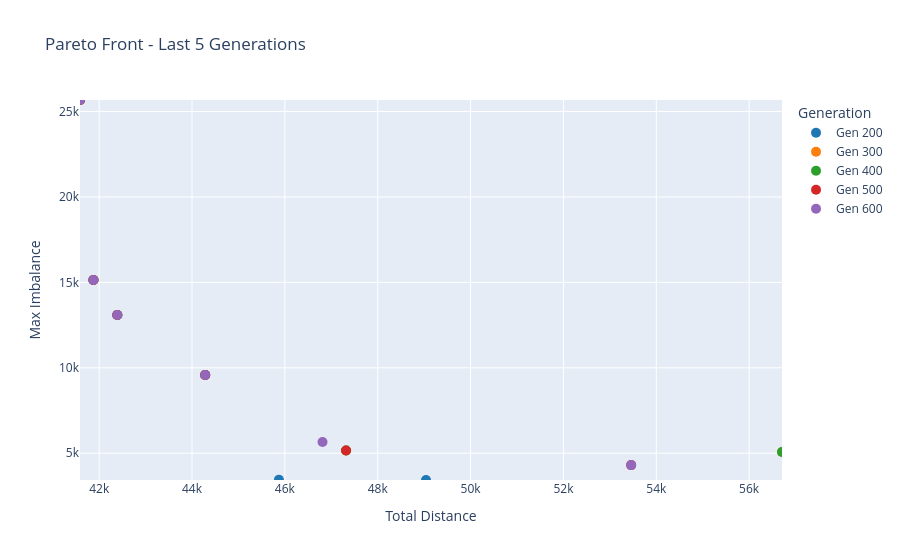

Source (notebook cell):
### Code cell
plot_last_generations(data_logger, n_last=5)

### Figure 1 — Plotly figure (JSON) as saved in the notebook; plotly's stock layout.template omitted (floating-point values rounded to 4 significant figures)
{"data": [{"marker": {"color": "#1f77b4", "size": 10}, "mode": "markers", "name": "Gen 200", "type": "scatter", "x": [41587, 49040, 42391, 44284, 45872, 41876], "y": [25676, 3434, 13096, 9580, 3442, 15136]}, {"marker": {"color": "#ff7f0e", "size": 10}, "mode": "markers", "name": "Gen 300", "type": "scatter", "x": [41587, 47318, 42391, 44284, 41876, 56708], "y": [25676, 5156, 13096, 9580, 15136, 5072]}, {"marker": {"color": "#2ca02c", "size": 10}, "mode": "markers", "name": "Gen 400", "type": "scatter", "x": [41587, 47318, 42391, 44284, 41876, 56708], "y": [25676, 5156, 13096, 9580, 15136, 5072]}, {"marker": {"color": "#d62728", "size": 10}, "mode": "markers", "name": "Gen 500", "type": "scatter", "x": [41587, 47318, 42391, 44284, 41876, 53459], "y": [25676, 5156, 13096, 9580, 15136, 4305]}, {"marker": {"color": "#9467bd", "size": 10}, "mode": "markers", "name": "Gen 600", "type": "scatter", "x": [41587, 46811, 42391, 44284, 41876, 53459], "y": [25676, 5663, 13096, 9580, 15136, 4305]}], "layout": {"legend": {"title": {"text": "Generation"}}, "title": {"text": "Pareto Front - Last 5 Generations"}, "xaxis": {"range": [41587, 56708], "title": {"text": "Total Distance"}}, "yaxis": {"range": [3434, 25676], "title": {"text": "Max Imbalance"}}}}
